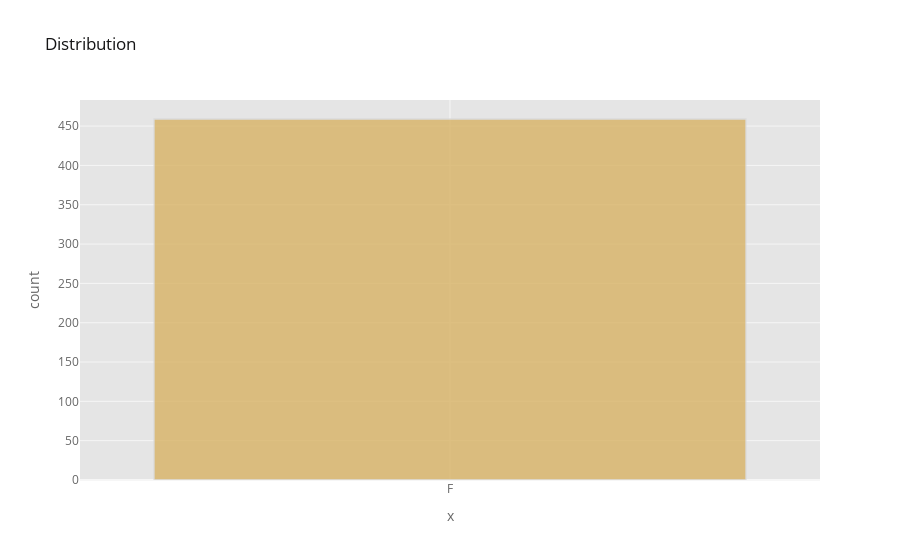

Notebook source saved alongside this figure:
### Code cell
#building Histogram for categorical values or objects 
@interact 
def hist(x=list(hcrrldf.select_dtypes('object').columns),
                 #theme=list(cf.themes.THEMES.keys()), 
                 theme=list(cf.getThemes()), 
                 colorscale=list(cf.colors._scales_names.keys())):
    hcrrldf[x].iplot(kind='hist', x=x, mode='markers', xTitle='x',
                   yTitle='count', title='Distribution',
                   theme=theme, colorscale=colorscale)

### Figure 1 — Plotly figure (JSON) as saved in the notebook; plotly's stock layout.template omitted (floating-point values rounded to 4 significant figures; data arrays with more than 128 entries replaced by an {"elided": "..."} marker saying what was removed)
{"data": [{"histfunc": "count", "histnorm": "", "marker": {"color": "rgba(216, 179, 101, 1.0)", "line": {"color": "#D9D9D9", "width": 1.3}}, "name": "Sex", "opacity": 0.8, "orientation": "v", "type": "histogram", "x": {"elided": "459 str values"}}], "layout": {"barmode": "overlay", "legend": {"bgcolor": "#FFFFFF", "font": {"color": "#666666"}}, "paper_bgcolor": "#FFFFFF", "plot_bgcolor": "#E5E5E5", "title": {"font": {"color": "#151516"}, "text": "Distribution"}, "xaxis": {"gridcolor": "#F6F6F6", "showgrid": true, "tickfont": {"color": "#666666"}, "title": {"font": {"color": "#666666"}, "text": "x"}, "zerolinecolor": "#F6F6F6"}, "yaxis": {"gridcolor": "#F6F6F6", "showgrid": true, "tickfont": {"color": "#666666"}, "title": {"font": {"color": "#666666"}, "text": "count"}, "zerolinecolor": "#F6F6F6"}}}
